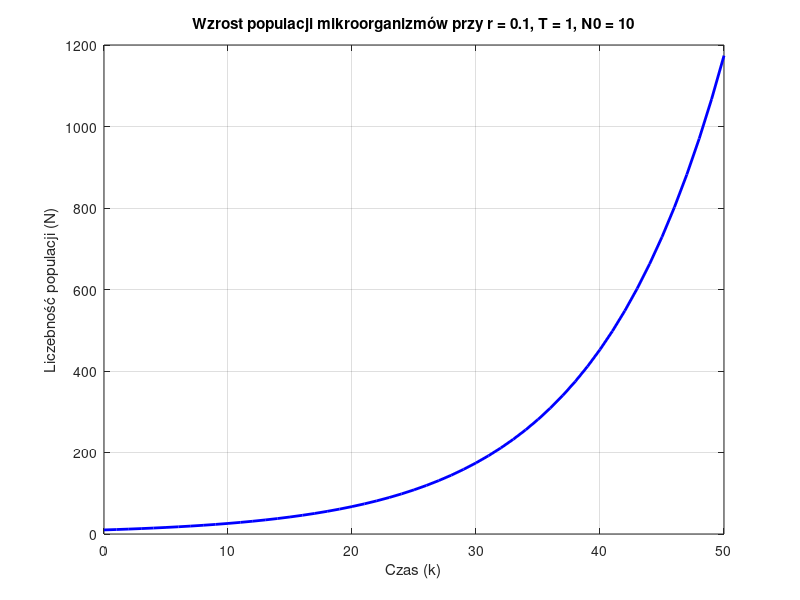

Source code (MATLAB):
% Parametry
r = 0.1;     % szybkość wzrostu (możesz zmieniać)
T = 1;       % krok czasu (możesz zmieniać)
N0 = 10;     % początkowa liczebność (możesz zmieniać)

% Ustawienia symulacji
num_steps = 50;     % liczba kroków symulacji
time = 0:num_steps; % wektor czasu

% Inicjalizacja wektora liczebności
N = zeros(1, num_steps+1);
N(1) = N0;

% Obliczenia dla równania różnicowego
for k = 1:num_steps
    N(k+1) = N(k) + r * N(k) * T;
end

% Wykres liczebności populacji
figure;
plot(time, N, 'b-', 'LineWidth', 2);
xlabel('Czas (k)');
ylabel('Liczebność populacji (N)');
title(['Wzrost populacji mikroorganizmów przy r = ', num2str(r), ', T = ', num2str(T), ', N0 = ', num2str(N0)]);
grid on;
